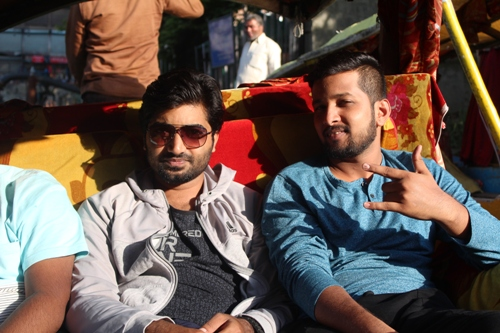
#> input picture images/img1.JPG, 500 x 333 px
$ python split_merge.py --image ../images/img1.JPG
#> lines starting #> are read from the running program, lines starting #| are printed output that depends on the picture
import numpy as np
import cv2
import argparse

# construct the argument parser and parse the arguments
ap = argparse.ArgumentParser()
ap.add_argument("-i", "--image", required=True, help="Path to the image")
args = vars(ap.parse_args())

# Load the image and grab each channel: Red, Green, and Blue. It's
# important to note that OpenCV stores an image as NumPy array with
# its channels in reverse order! When we call cv2.split, we are
# actually getting the channels as Blue, Green, Red!

image=cv2.imread(args["image"])
#> image is the input picture: shape (333, 500, 3); mean B, G, R 78.5, 86.1, 102.3
(B,G,R)=cv2.split(image)
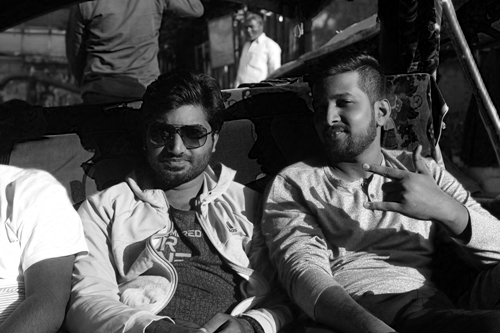
#> B: shape (333, 500); min 0, max 255, mean 78.5
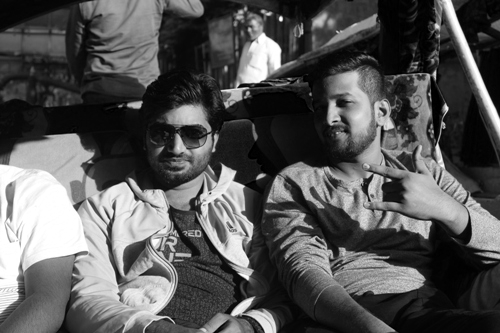
#> G: shape (333, 500); min 0, max 255, mean 86.1
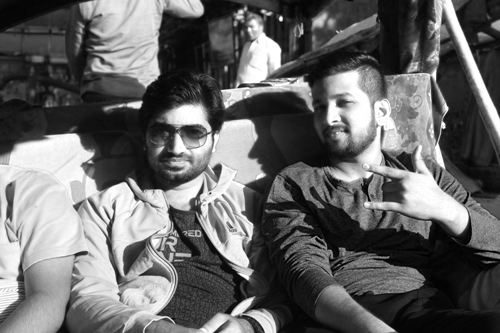
#> R: shape (333, 500); min 0, max 255, mean 102.3

#show each channels individually

cv2.imshow("Red",R)
cv2.imshow("Blue",B)
cv2.imshow("Green",G)

cv2.waitKey(0)

#merge the image back togetther

merged=cv2.merge([B,G,R])
cv2.imshow("merged",merged)
cv2.waitKey(0)

cv2.destroyAllWindows()


(b,g,r)=image[5,80]
#> b = 84; g = 107; r = 157
#print("Pixel at (225, 111) - Red: {r}, Green: {g}, Blue: {b}".format(r=r, g=g, b=b))
print("pixel at (94,180) is b={b},g={g},r={r}".format(b=b,g=g,r=r))
#| pixel at (94,180) is b=84,g=107,r=157

$ run again, on images/rooster.jpg
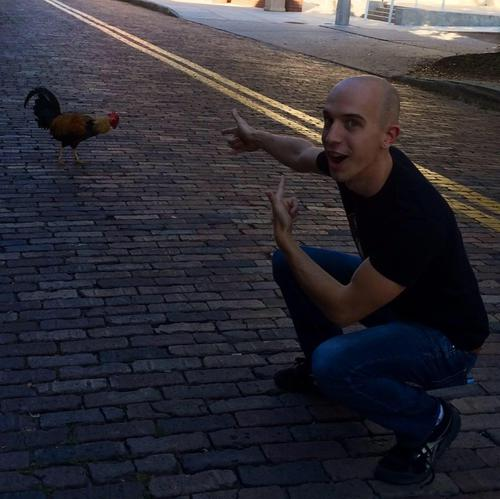
#> input picture images/rooster.jpg, 500 x 499 px
#> image is the input picture: shape (499, 500, 3); mean B, G, R 52.8, 45.3, 47.5
#> `(B,G,R)=cv2.split(image)`:
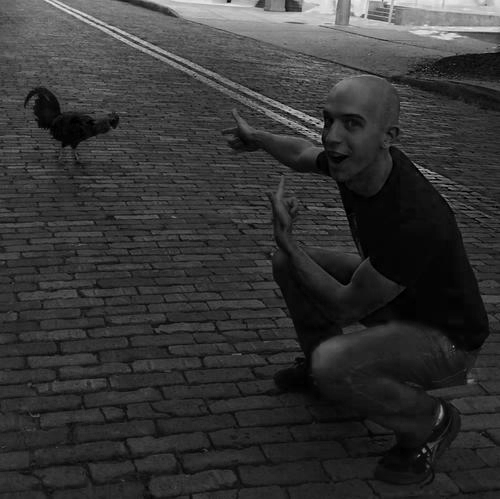
#> B: shape (499, 500); min 0, max 240, mean 52.8
#> `(B,G,R)=cv2.split(image)`:
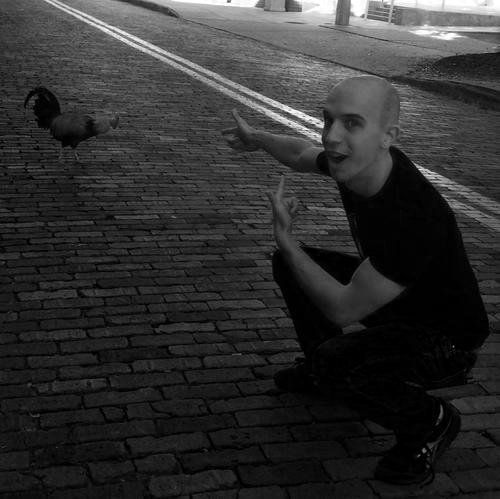
#> R: shape (499, 500); min 0, max 255, mean 47.5
#> b = 119; g = 105; r = 117
#| pixel at (94,180) is b=119,g=105,r=117

$ run again, on images/beach.png
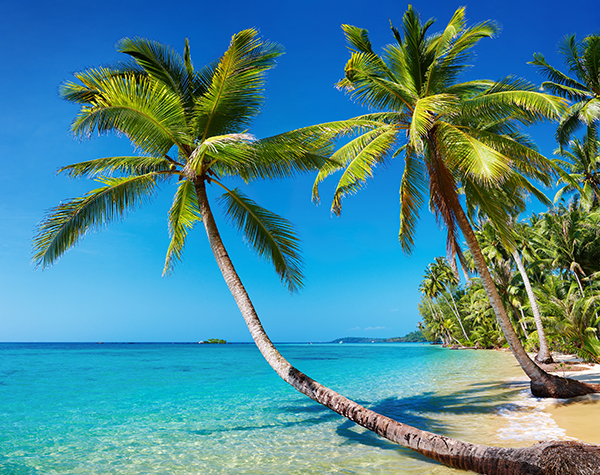
#> input picture images/beach.png, 600 x 475 px
#> image is the input picture: shape (475, 600, 3); mean B, G, R 148.4, 136.5, 73.3
#> `(B,G,R)=cv2.split(image)`:
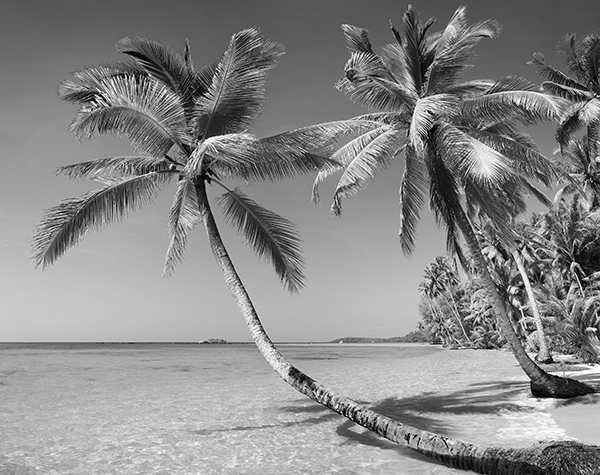
#> G: shape (475, 600); min 0, max 255, mean 136.5
#> `(B,G,R)=cv2.split(image)`:
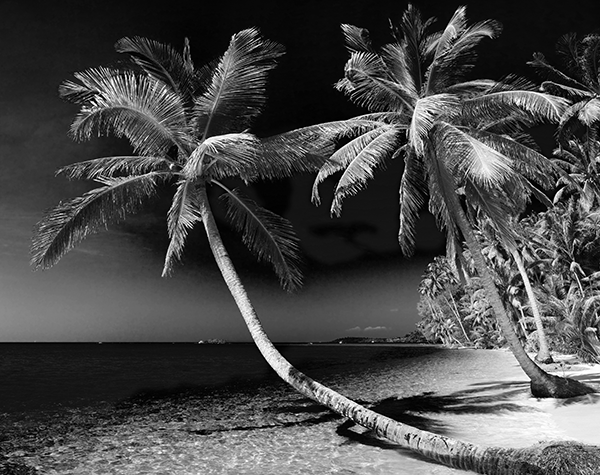
#> R: shape (475, 600); min 0, max 255, mean 73.3
#> b = 177; g = 86; r = 14
#| pixel at (94,180) is b=177,g=86,r=14
